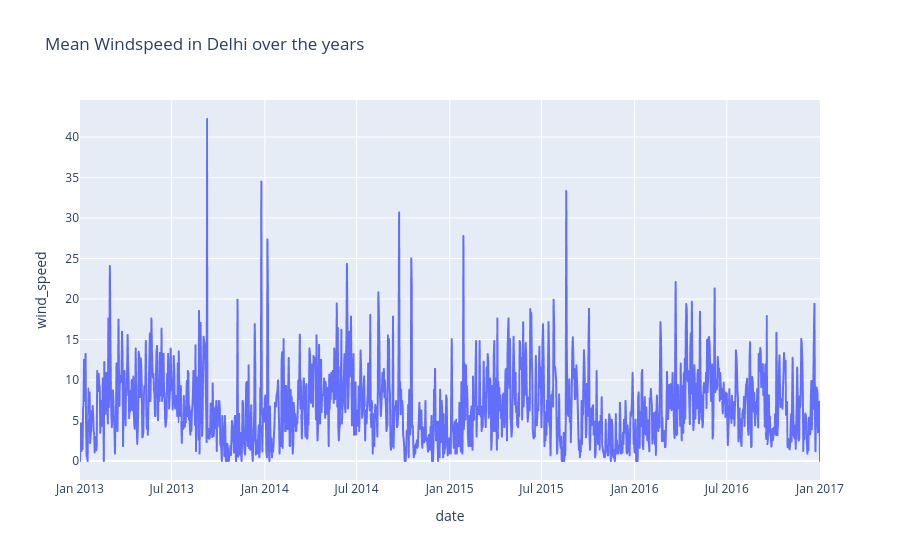

The code cell stored with this chart in its notebook:
### Markdown cell above
Now let’s have a look at the wind speed in Delhi over the years:

### Code cell
figure=px.line(data_train, x="date", y="wind_speed", title="Mean Windspeed in Delhi over the years")
figure.show()

### Figure 1 — Plotly figure (JSON) as saved in the notebook; plotly's stock layout.template omitted (floating-point values rounded to 4 significant figures; data arrays with more than 128 entries replaced by an {"elided": "..."} marker saying what was removed)
{"data": [{"hovertemplate": "date=%{x}<br>wind_speed=%{y}<extra></extra>", "legendgroup": "", "line": {"color": "#636efa", "dash": "solid"}, "marker": {"symbol": "circle"}, "mode": "lines", "name": "", "showlegend": false, "type": "scattergl", "x": {"elided": "1462 str values"}, "xaxis": "x", "y": {"elided": "1462 float values"}, "yaxis": "y"}], "layout": {"autosize": true, "legend": {"tracegroupgap": 0}, "title": {"text": "Mean Windspeed in Delhi over the years"}, "xaxis": {"anchor": "y", "autorange": true, "domain": [0, 1], "range": ["2013-01-01", "2017-01-01"], "title": {"text": "date"}, "type": "date"}, "yaxis": {"anchor": "x", "autorange": true, "domain": [0, 1], "range": [-2.346, 44.57], "title": {"text": "wind_speed"}, "type": "linear"}}}
